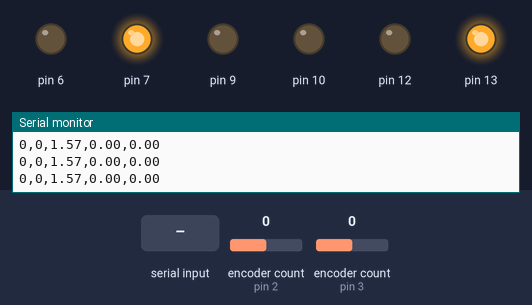
A sketch run on a simulated Arduino Uno, built with avr-gcc and run on an emulated ATmega328P. Parts: output pins drawn as LEDs (lit = HIGH), the last lines printed to the serial monitor. The inputs (shaded band) are chosen by the test bench; at power-on: encoder count (sensors on pin 2, pin 3) 0.

Above: at 1.2 s.
1.3 s: "90,45,200\n" received over Serial
At 2.2 s:
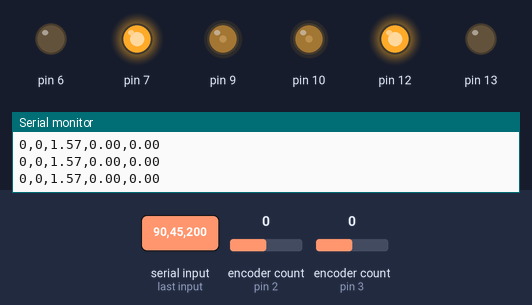
4.3 s: "2\n" received over Serial
At 4.47 s:
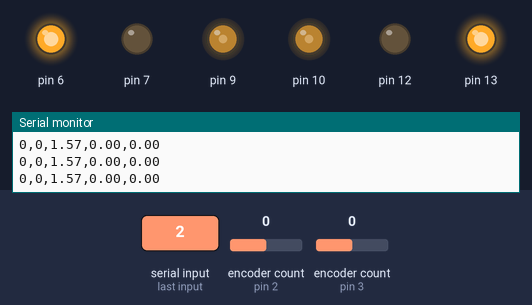
7.3 s: "30,150,10\n" received over Serial
At 7.49 s:
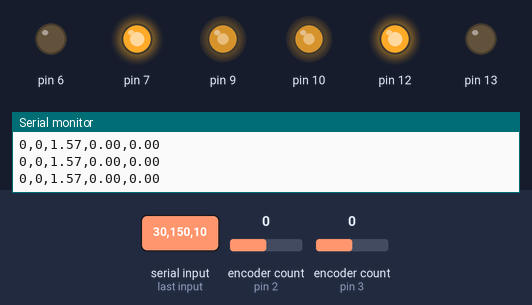
10.3 s: "1,90\n" received over Serial
At 11.5 s:
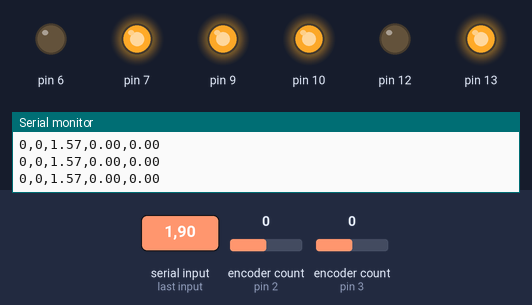
12.1 s: encoder count (sensor on pin 2) set to 4
At 13.3 s:
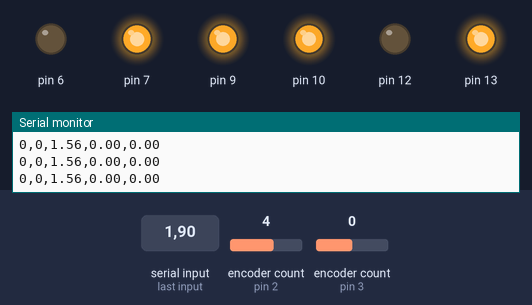
13.6 s: "2\n" received over Serial
At 14.8 s:
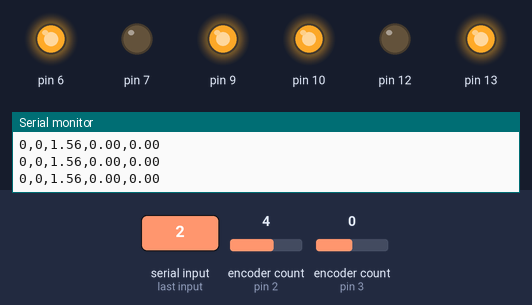
Timing chart, 0 to 16.1 s (numbered marks = the images above; inputs shaded):
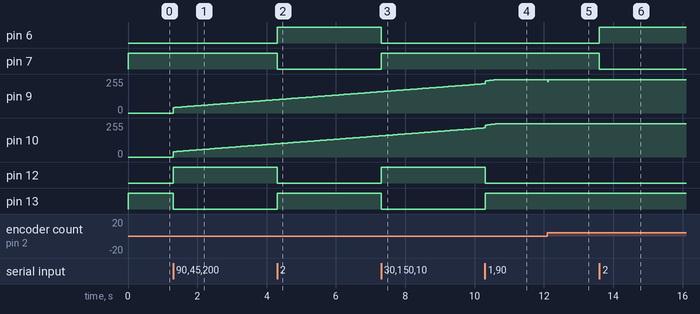

Measured:
- after the input at 1.3 s, pin 9: moves from 0/255 to 100/255 over 3.0 s, starting at once; pin 10: moves from 0/255 to 99/255 over 3.0 s, starting at once; pin 12: LOW → HIGH at once; pin 13: HIGH → LOW at once
- after the input at 4.3 s, pin 6, pin 13: LOW → HIGH at once; pin 7, pin 12: HIGH → LOW at once
- after the input at 7.3 s, pin 6, pin 13: HIGH → LOW at once; pin 7, pin 12: LOW → HIGH at once
- after the input at 10.3 s, pin 12: HIGH → LOW at once; pin 13: LOW → HIGH at once
- after the input at 12.1 s, pin 9: 250/255 → 233/255 at once, → 250/255 0.01 s later
- after the input at 13.6 s, pin 6: LOW → HIGH at once; pin 7: HIGH → LOW at once

The sketch:

TESTGROUNDs.ino
```cpp
#include <math.h>

#include <Encoder.h>
Encoder encL(2,4);
Encoder encR(3,5);
long encCurrL, encCurrR;

#include "MusafirMotor.h"
MusafirMotor motorL(7, 6, 9);
MusafirMotor motorR(13, 12, 10);

#include "Navigator.h"
Navigator  navigator;
//from https://github.com/solderspot/NavBot/blob/master/NavBot_v1/BlankBot.h
// Navigator defines
#define WHEELBASE               nvMM(190)      // millimeters
#define WHEEL_DIAMETER          nvMM(89)     // millimeters
#define TICKS_PER_REV           1540
#define WHEEL_DIAMETER_CM       8.9           // centi-meters
#define DISTANCE_PER_TICK       (M_PI*WHEEL_DIAMETER_CM)/1500.0

// correct for systematic errors
#define WHEEL_RL_SCALER         1.01f  // Ed
#define WHEELBASE_SCALER        0.99f  // Eb
// correct distance
#define DISTANCE_SCALER         1.0f  // Es

#include <PID_v1.h>
double measuredVelL=0, measuredVelR=0;
double pwmL=0, pwmR=0;
double velL=0, velR=0;
// PID (&input, &output, &setpoint, kp, ki, kd, DIRECT/REVERSE)
PID pidL(&measuredVelL, &pwmL, &velL, 2.05,1,0, DIRECT);
PID pidR(&measuredVelR, &pwmR, &velR, 2,1,0, DIRECT);

boolean pidActive= false;

unsigned long previousMillis = 0;
int interval = 10; // in ms
int debugInterval = 100; // in ms
unsigned long debugPreviousMillis = 0;

int tempRunningTime=5000; // ms

float myAngle=0;

float angleThreshold = 0.02; //0.1=10% of 3.142
float distanceThreshold = 3 ;  //cm

float errorAngle = 0 , angleFollow = 1.57 , recvAngle=0 , distanceFollow = 0;

String inputString = "";         // a string to hold incoming data
boolean stringComplete = false;

float xTraj=0,yTraj=0,xCurr=0,yCurr=0;
int following=0;

void setup() {
  Serial.begin(115200);
  motorL.setDir(FORWARD);
  motorR.setDir(FORWARD);

  navigator.InitEncoder( WHEEL_DIAMETER, WHEELBASE, TICKS_PER_REV );
  navigator.SetDistanceScaler( DISTANCE_SCALER );
  navigator.SetWheelbaseScaler( WHEELBASE_SCALER );
  navigator.SetWheelRLScaler( WHEEL_RL_SCALER );
  navigator.SetMinInterval(interval);
  navigator.Reset(millis());

  initPID();
  velL = 00; //cm/s for TESTING of nav Speed calculations.
  velR = 00;
  pidL.SetMode(AUTOMATIC);
  pidR.SetMode(AUTOMATIC);

  inputString.reserve(200);
}

void loop() {
  pidL.Compute();
  pidR.Compute();

  if(velL>0) motorL.setPWM(pwmL);
  else motorL.setPWM(0);
  if(velR>0) motorR.setPWM(pwmR);
  else motorR.setPWM(0);

  unsigned long currentMillis = millis();
  if (currentMillis - previousMillis >= interval) {
    previousMillis = currentMillis;
    encCurrL = encL.read(); encL.write(0);
    encCurrR =-encR.read(); encR.write(0);
    navigator.UpdateTicks(encCurrL, encCurrR, millis());
    float distanceL = (float)encCurrL*DISTANCE_PER_TICK;
    distanceL=abs(distanceL);
    measuredVelL = (float)distanceL*(1000.0/interval);
    float distanceR = (float)encCurrR*DISTANCE_PER_TICK;
    distanceR=abs(distanceR);
    measuredVelR = (float)distanceR*(1000.0/interval);
  }

  if (currentMillis - debugPreviousMillis >= debugInterval) {
    debugPreviousMillis = currentMillis;
    String dataTX=String(int(navigator.Position().x/10))+","+String(int(navigator.Position().y/10))+","+String(navigator.Heading())+","+String(navigator.TurnRate())+","+String(navigator.Speed()/10);
    Serial.println(dataTX);
  }
  pathFollowing();
}

void pathFollowing(void)
{
    xCurr=int(navigator.Position().x/10);
    yCurr=int(navigator.Position().y/10);
    int c1,c2;
  if (stringComplete)
    {
    if(inputString.indexOf(',')>=1){
        c1 = inputString.indexOf(',')+1;
        xTraj = inputString.substring(0,c1).toInt();
        yTraj = inputString.substring(c1).toInt();
        following=1;
      }
      else
      {
        recvAngle=inputString.toFloat();
        following=2;
        }
    inputString = "";
    stringComplete = false;
  }

  if(following==1)    {angleFollow=atan2(yTraj-yCurr,xTraj-xCurr);distanceFollow=sqrt  (sq(yTraj-yCurr)  +   sq(xTraj-xCurr) );}
  else if(following == 2 && recvAngle <= 3.2 && recvAngle >= -3.2)    { angleFollow=recvAngle ; distanceFollow=0 ; }
    errorAngle=angleFollow-navigator.Heading();
    errorAngle=atan2(sin(errorAngle),cos(errorAngle));

    if(errorAngle>=(3.142*angleThreshold))
    {
      VelR(20);
      VelL(-20);
      }
    else if(errorAngle<=(-3.142*angleThreshold))
    {
      VelR(-20);
      VelL(20);
      }
    else if(distanceFollow>=distanceThreshold ||distanceFollow<=(-1*distanceThreshold))
    {
      VelR(30);
      VelL(30);
      }
      else
    {
      VelR(0);
      VelL(0);
      }

  }

void initPID(void){
  pidL.SetMode(MANUAL); // PID CONTROL OFF
  pidR.SetMode(MANUAL);
  pidL.SetSampleTime(interval); // sample time for PID
  pidR.SetSampleTime(interval);
  pidL.SetOutputLimits(0,250);  // min/max PWM
  pidR.SetOutputLimits(0,250);
}
void VelL(int velocity)
{
  if(velocity>=0){velL=velocity;motorL.setDir(FORWARD);}
  else if(velocity<=0){velL=(-1*velocity);motorL.setDir(BACKWARD);}
  }
void VelR(int velocity)
{
  if(velocity>=0){velR=velocity;motorR.setDir(FORWARD);}
  else if(velocity<=0){velR=(-1*velocity);motorR.setDir(BACKWARD);}
}
void serialEvent() {
  while (Serial.available()) {
    // get the new byte:
    char inChar = (char)Serial.read();
    // add it to the inputString:
    inputString += inChar;
    // if the incoming character is a newline, set a flag
    // so the main loop can do something about it:
    if (inChar == '\n') {
      stringComplete = true;
    }
  }
}
```

MusafirMotor.cpp
```cpp
// (licence header left out)
#include "MusafirMotor.h"


// ---------------------------------------------------------------------------
// MusafirMotor constructor
// ---------------------------------------------------------------------------

MusafirMotor::MusafirMotor(uint8_t ch1_pin, uint8_t ch2_pin, uint8_t pwm_pin) {
	_ch1_pin = ch1_pin;
	_ch2_pin = ch2_pin;
	_pwm_pin = pwm_pin;
	pinMode(ch1_pin, OUTPUT);
	pinMode(ch2_pin, OUTPUT);
	pinMode(pwm_pin, OUTPUT);
	setDir(FORWARD);
}


// ---------------------------------------------------------------------------
// Standard  methods
// ---------------------------------------------------------------------------

void MusafirMotor::setPWM(uint8_t pwm) {
	_pwm = pwm;
	analogWrite(_pwm_pin,_pwm);
}

unsigned int MusafirMotor::getPWM() {
	return(_pwm);
}

void MusafirMotor::setDir(uint8_t dir) {
	if(_dir!=dir){
		_dir = dir;
		switch(_dir){
			case FORWARD:
				digitalWrite(_ch1_pin, HIGH);
				digitalWrite(_ch2_pin, LOW);
				break;
			case BACKWARD:
				digitalWrite(_ch1_pin, LOW);
				digitalWrite(_ch2_pin, HIGH);
				break;
			case BRAKE:
				digitalWrite(_ch1_pin, HIGH);
				digitalWrite(_ch2_pin, HIGH);
				break;
			case RELEASE:
				digitalWrite(_ch1_pin, LOW);
				digitalWrite(_ch2_pin, LOW);
				break;
		}
	}
}

unsigned int MusafirMotor::getDir() {
	return(_dir);
}
```

MusafirMotor.h
```cpp
// (licence header left out)
#ifndef MusafirMotor_h
#define MusafirMotor_h

#if defined (ARDUINO) && ARDUINO >= 100
	#include <Arduino.h>
#else
	#include <WProgram.h>
	#include <pins_arduino.h>
#endif

#if defined (__AVR__)
	#include <avr/io.h>
#endif

#define FORWARD   1
#define BACKWARD  2
#define BRAKE     3
#define RELEASE   4

class MusafirMotor {
	public:
		MusafirMotor(uint8_t ch1_pin, uint8_t ch2_pin, uint8_t pwm_pin);
		void setPWM(uint8_t pwm);
		unsigned int getPWM();
		void setDir(uint8_t dir);
		unsigned int getDir();
	private:
		uint8_t _ch1_pin;
		uint8_t _ch2_pin;
		uint8_t _pwm_pin;
		uint8_t _pwm;
		uint8_t _dir;
};

#endif
```

Navigator.cpp
```cpp
// (licence header left out)
#include "Navigator.h"
#include <math.h>
#include <Arduino.h>

//----------------------------------------
//
//----------------------------------------

Navigator::Navigator()
: m_min_dt(nvMS(10))
{
    m_init_pose.position.x = 0.0f;
    m_init_pose.position.y = 0.0f;
    m_init_pose.heading = 90.0f;  // maaz changed it
    m_dist_scaler = m_wheel_rl_scaler = m_wheelbase_scaler = 1.0f;
}

//----------------------------------------
//
//----------------------------------------

void Navigator::InitEncoder( nvDistance wheel_diameter, nvDistance wheelbase, uint16_t ticks_per_rev )
{
    m_nominal_wheel_diam = wheel_diameter;
    m_nominal_wheelbase = wheelbase;
    m_ticks_per_rev = ticks_per_rev;
    Reset(0);
}

//----------------------------------------
//
//----------------------------------------

void Navigator::Reset( nvTime now )
{
    // reset state
    m_last_ticks_time = now;
    m_dt = 0;
    m_lticks = m_rticks = 0;
    m_pose = m_init_pose;
    m_heading = nvDegToRad(m_pose.heading);
    m_speed = nvMM(0.0);
    m_turn_rate = nvDEGREES(0.0);

    // calc odomerty terms
    m_effective_wheelbase = m_nominal_wheelbase*m_wheelbase_scaler;
    m_effective_wheel_diam = m_nominal_wheel_diam*m_dist_scaler;
    float dist_per_tick = m_ticks_per_rev > 0 ? (m_effective_wheel_diam*M_PI/m_ticks_per_rev) : 0.0f;
    float invE = 1.0f/m_wheel_rl_scaler;
    m_rticks_to_dist = dist_per_tick*( 2.0f/(invE+1.0f));
    m_lticks_to_dist = dist_per_tick*( 2.0f/(m_wheel_rl_scaler + 1.0f));
}

//----------------------------------------
//
//----------------------------------------

bool Navigator::UpdateTicks( int16_t lticks, int16_t rticks, nvTime now )
{
    // update delta values
    m_dt +=  nvDeltaTime( m_last_ticks_time, now );
    m_lticks += lticks;
    m_rticks += rticks;

    // remember time for next call
    m_last_ticks_time = now;

    // see if we have accumulated min time delta
    if ( m_dt < m_min_dt )
    {
        // no, so wait
        return false;
    }

//    m_dt=10;
//    m_lticks = lticks;
//    m_rticks = rticks;

    nvDistance sr = ((nvDistance)m_rticks)*m_rticks_to_dist;
    nvDistance sl = ((nvDistance)m_lticks)*m_lticks_to_dist;
    nvDistance s  = (sr + sl)*0.5f;

    // calc and update change in heading
    nvRadians theta = (sr - sl)/m_effective_wheelbase;
    m_heading = nvClipRadians( m_heading + theta);

    // update velocities (per sec)
    m_speed = (s*1000.0f)/m_dt;
    m_turn_rate = (nvRadToDeg(theta)*1000.0f)/m_dt;

    // update pose
    m_pose.heading = nvRadToDeg(m_heading);
    m_pose.position.x += s*cos(m_heading);
    m_pose.position.y += s*sin(m_heading);

    // reset delta values
    m_dt = 0;
    m_lticks = 0;
    m_rticks = 0;

    return true;
}

//----------------------------------------
//
//----------------------------------------

nvPosition Navigator::NewPosition( nvDistance distance )
{
    nvPosition pos;

    pos.x = m_pose.position.x + distance*cos(m_heading);
    pos.y = m_pose.position.y + distance*sin(m_heading);

    return pos;
}

//----------------------------------------
//
//----------------------------------------

nvPosition Navigator::NewPosition( nvDistance x_offset, nvDistance y_offset )
{
    nvPosition pos;

    pos.x = m_pose.position.x + x_offset;
    pos.y = m_pose.position.y + y_offset;

    return pos;
}

//----------------------------------------
//
//----------------------------------------

nvPosition Navigator::NewPositionByHeading( nvPosition &pos, nvHeading heading, nvDistance distance )
{
    nvPosition new_pos;
    nvRadians h = nvDegToRad(nvClipHeading(heading));
    new_pos.x = pos.x + distance*cos(h);
    new_pos.y = pos.y + distance*sin(h);

    return new_pos;
}

//----------------------------------------
//
//----------------------------------------

void Navigator::GetTo( nvPosition &pos, nvHeading *heading, nvDistance *distance )
{

    nvDistance dx = pos.x - m_pose.position.x;
    nvDistance dy = pos.y - m_pose.position.y;

    *distance = sqrt( dx*dx + dy*dy );
    *heading = nvClipHeading(nvRadToDeg(atan2(dx, dy)+2*M_PI));
}

//----------------------------------------
//
//----------------------------------------

nvDegrees Navigator::HeadingAdjust( nvHeading target )
{
    nvDegrees adjust = nvClipDegrees(target - m_pose.heading);
    if (adjust < -180.0f)
    {
        return adjust + 360.0f;
    }
    else if ( adjust > 180.0f )
    {
        return adjust - 360.0f;
    }
    return adjust;
}
```

Source omitted: Navigator.h (7920 bytes)
